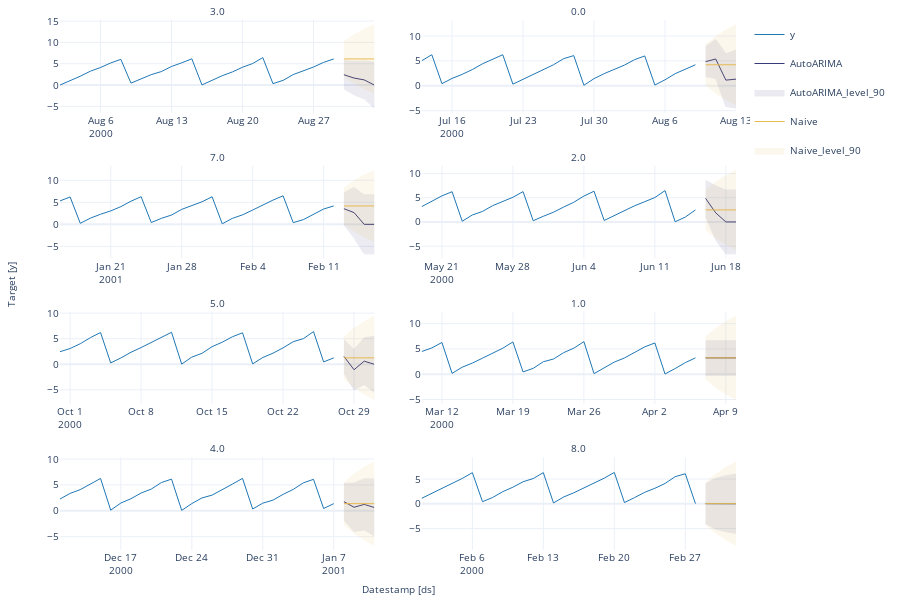

Write notebook code for a chart like this one.
### Code cell
#| hide
fcst.plot(panel_df, fcsts_df, models=['AutoARIMA', 'Naive'], max_insample_length=28)

### Figure 1 — Plotly figure (JSON) as saved in the notebook; plotly's stock layout.template omitted (floating-point values rounded to 4 significant figures)
{"data": [{"legendgroup": "y", "line": {"color": "#1f77b4", "width": 1}, "mode": "lines", "name": "y", "showlegend": true, "type": "scatter", "x": ["2000-08-02T00:00:00", "2000-08-03T00:00:00", "2000-08-04T00:00:00", "2000-08-05T00:00:00", "2000-08-06T00:00:00", "2000-08-07T00:00:00", "2000-08-08T00:00:00", "2000-08-09T00:00:00", "2000-08-10T00:00:00", "2000-08-11T00:00:00", "2000-08-12T00:00:00", "2000-08-13T00:00:00", "2000-08-14T00:00:00", "2000-08-15T00:00:00", "2000-08-16T00:00:00", "2000-08-17T00:00:00", "2000-08-18T00:00:00", "2000-08-19T00:00:00", "2000-08-20T00:00:00", "2000-08-21T00:00:00", "2000-08-22T00:00:00", "2000-08-23T00:00:00", "2000-08-24T00:00:00", "2000-08-25T00:00:00", "2000-08-26T00:00:00", "2000-08-27T00:00:00", "2000-08-28T00:00:00", "2000-08-29T00:00:00"], "xaxis": "x", "y": [0.004345, 1.012, 2.072, 3.257, 4.111, 5.185, 6.028, 0.4556, 1.442, 2.449, 3.166, 4.356, 5.213, 6.151, 0.03521, 1.211, 2.194, 3.08, 4.175, 5.048, 6.436, 0.3338, 1.096, 2.459, 3.29, 4.228, 5.321, 6.127], "yaxis": "y"}, {"legendgroup": "y", "line": {"color": "#1f77b4", "width": 1}, "mode": "lines", "name": "y", "showlegend": false, "type": "scatter", "x": ["2000-07-13T00:00:00", "2000-07-14T00:00:00", "2000-07-15T00:00:00", "2000-07-16T00:00:00", "2000-07-17T00:00:00", "2000-07-18T00:00:00", "2000-07-19T00:00:00", "2000-07-20T00:00:00", "2000-07-21T00:00:00", "2000-07-22T00:00:00", "2000-07-23T00:00:00", "2000-07-24T00:00:00", "2000-07-25T00:00:00", "2000-07-26T00:00:00", "2000-07-27T00:00:00", "2000-07-28T00:00:00", "2000-07-29T00:00:00", "2000-07-30T00:00:00", "2000-07-31T00:00:00", "2000-08-01T00:00:00", "2000-08-02T00:00:00", "2000-08-03T00:00:00", "2000-08-04T00:00:00", "2000-08-05T00:00:00", "2000-08-06T00:00:00", "2000-08-07T00:00:00", "2000-08-08T00:00:00", "2000-08-09T00:00:00"], "xaxis": "x2", "y": [5.028, 6.244, 0.4405, 1.488, 2.309, 3.271, 4.427, 5.372, 6.239, 0.3385, 1.304, 2.357, 3.235, 4.228, 5.453, 6.069, 0.1146, 1.441, 2.452, 3.323, 4.162, 5.26, 6.0, 0.1559, 1.213, 2.443, 3.34, 4.228], "yaxis": "y2"}, {"legendgroup": "y", "line": {"color": "#1f77b4", "width": 1}, "mode": "lines", "name": "y", "showlegend": false, "type": "scatter", "x": ["2001-01-16T00:00:00", "2001-01-17T00:00:00", "2001-01-18T00:00:00", "2001-01-19T00:00:00", "2001-01-20T00:00:00", "2001-01-21T00:00:00", "2001-01-22T00:00:00", "2001-01-23T00:00:00", "2001-01-24T00:00:00", "2001-01-25T00:00:00", "2001-01-26T00:00:00", "2001-01-27T00:00:00", "2001-01-28T00:00:00", "2001-01-29T00:00:00", "2001-01-30T00:00:00", "2001-01-31T00:00:00", "2001-02-01T00:00:00", "2001-02-02T00:00:00", "2001-02-03T00:00:00", "2001-02-04T00:00:00", "2001-02-05T00:00:00", "2001-02-06T00:00:00", "2001-02-07T00:00:00", "2001-02-08T00:00:00", "2001-02-09T00:00:00", "2001-02-10T00:00:00", "2001-02-11T00:00:00", "2001-02-12T00:00:00"], "xaxis": "x3", "y": [5.322, 6.211, 0.2385, 1.407, 2.294, 3.047, 4.015, 5.256, 6.272, 0.4081, 1.365, 2.113, 3.397, 4.315, 5.117, 6.258, 0.12, 1.361, 2.151, 3.248, 4.449, 5.494, 6.479, 0.3852, 1.068, 2.234, 3.484, 4.177], "yaxis": "y3"}, {"legendgroup": "y", "line": {"color": "#1f77b4", "width": 1}, "mode": "lines", "name": "y", "showlegend": false, "type": "scatter", "x": ["2000-05-19T00:00:00", "2000-05-20T00:00:00", "2000-05-21T00:00:00", "2000-05-22T00:00:00", "2000-05-23T00:00:00", "2000-05-24T00:00:00", "2000-05-25T00:00:00", "2000-05-26T00:00:00", "2000-05-27T00:00:00", "2000-05-28T00:00:00", "2000-05-29T00:00:00", "2000-05-30T00:00:00", "2000-05-31T00:00:00", "2000-06-01T00:00:00", "2000-06-02T00:00:00", "2000-06-03T00:00:00", "2000-06-04T00:00:00", "2000-06-05T00:00:00", "2000-06-06T00:00:00", "2000-06-07T00:00:00", "2000-06-08T00:00:00", "2000-06-09T00:00:00", "2000-06-10T00:00:00", "2000-06-11T00:00:00", "2000-06-12T00:00:00", "2000-06-13T00:00:00", "2000-06-14T00:00:00", "2000-06-15T00:00:00"], "xaxis": "x4", "y": [3.162, 4.34, 5.398, 6.252, 0.1481, 1.443, 2.176, 3.369, 4.278, 5.101, 6.274, 0.2598, 1.174, 2.012, 3.074, 4.066, 5.354, 6.355, 0.3059, 1.336, 2.224, 3.348, 4.189, 5.05, 6.48, 0.03622, 1.01, 2.49], "yaxis": "y4"}, {"legendgroup": "y", "line": {"color": "#1f77b4", "width": 1}, "mode": "lines", "name": "y", "showlegend": false, "type": "scatter", "x": ["2000-09-30T00:00:00", "2000-10-01T00:00:00", "2000-10-02T00:00:00", "2000-10-03T00:00:00", "2000-10-04T00:00:00", "2000-10-05T00:00:00", "2000-10-06T00:00:00", "2000-10-07T00:00:00", "2000-10-08T00:00:00", "2000-10-09T00:00:00", "2000-10-10T00:00:00", "2000-10-11T00:00:00", "2000-10-12T00:00:00", "2000-10-13T00:00:00", "2000-10-14T00:00:00", "2000-10-15T00:00:00", "2000-10-16T00:00:00", "2000-10-17T00:00:00", "2000-10-18T00:00:00", "2000-10-19T00:00:00", "2000-10-20T00:00:00", "2000-10-21T00:00:00", "2000-10-22T00:00:00", "2000-10-23T00:00:00", "2000-10-24T00:00:00", "2000-10-25T00:00:00", "2000-10-26T00:00:00", "2000-10-27T00:00:00"], "xaxis": "x5", "y": [2.459, 3.085, 4.02, 5.215, 6.216, 0.2656, 1.235, 2.349, 3.271, 4.271, 5.334, 6.261, 0.03107, 1.406, 2.143, 3.451, 4.321, 5.382, 6.156, 0.07805, 1.326, 2.169, 3.215, 4.425, 5.011, 6.397, 0.4621, 1.253], "yaxis": "y5"}, {"legendgroup": "y", "line": {"color": "#1f77b4", "width": 1}, "mode": "lines", "name": "y", "showlegend": false, "type": "scatter", "x": ["2000-03-10T00:00:00", "2000-03-11T00:00:00", "2000-03-12T00:00:00", "2000-03-13T00:00:00", "2000-03-14T00:00:00", "2000-03-15T00:00:00", "2000-03-16T00:00:00", "2000-03-17T00:00:00", "2000-03-18T00:00:00", "2000-03-19T00:00:00", "2000-03-20T00:00:00", "2000-03-21T00:00:00", "2000-03-22T00:00:00", "2000-03-23T00:00:00", "2000-03-24T00:00:00", "2000-03-25T00:00:00", "2000-03-26T00:00:00", "2000-03-27T00:00:00", "2000-03-28T00:00:00", "2000-03-29T00:00:00", "2000-03-30T00:00:00", "2000-03-31T00:00:00", "2000-04-01T00:00:00", "2000-04-02T00:00:00", "2000-04-03T00:00:00", "2000-04-04T00:00:00", "2000-04-05T00:00:00", "2000-04-06T00:00:00"], "xaxis": "x6", "y": [4.49, 5.203, 6.285, 0.1718, 1.394, 2.206, 3.18, 4.2, 5.151, 6.388, 0.4631, 1.163, 2.476, 3.007, 4.267, 5.152, 6.441, 0.1253, 1.339, 2.405, 3.216, 4.376, 5.415, 6.19, 0.04827, 1.128, 2.296, 3.238], "yaxis": "y6"}, {"legendgroup": "y", "line": {"color": "#1f77b4", "width": 1}, "mode": "lines", "name": "y", "showlegend": false, "type": "scatter", "x": ["2000-12-11T00:00:00", "2000-12-12T00:00:00", "2000-12-13T00:00:00", "2000-12-14T00:00:00", "2000-12-15T00:00:00", "2000-12-16T00:00:00", "2000-12-17T00:00:00", "2000-12-18T00:00:00", "2000-12-19T00:00:00", "2000-12-20T00:00:00", "2000-12-21T00:00:00", "2000-12-22T00:00:00", "2000-12-23T00:00:00", "2000-12-24T00:00:00", "2000-12-25T00:00:00", "2000-12-26T00:00:00", "2000-12-27T00:00:00", "2000-12-28T00:00:00", "2000-12-29T00:00:00", "2000-12-30T00:00:00", "2000-12-31T00:00:00", "2001-01-01T00:00:00", "2001-01-02T00:00:00", "2001-01-03T00:00:00", "2001-01-04T00:00:00", "2001-01-05T00:00:00", "2001-01-06T00:00:00", "2001-01-07T00:00:00"], "xaxis": "x7", "y": [2.281, 3.365, 4.096, 5.206, 6.249, 0.1218, 1.499, 2.336, 3.442, 4.196, 5.462, 6.126, 0.07894, 1.393, 2.487, 3.031, 4.05, 5.159, 6.263, 0.3521, 1.478, 2.059, 3.178, 4.133, 5.404, 6.082, 0.4384, 1.387], "yaxis": "y7"}, {"legendgroup": "y", "line": {"color": "#1f77b4", "width": 1}, "mode": "lines", "name": "y", "showlegend": false, "type": "scatter", "x": ["2000-02-01T00:00:00", "2000-02-02T00:00:00", "2000-02-03T00:00:00", "2000-02-04T00:00:00", "2000-02-05T00:00:00", "2000-02-06T00:00:00", "2000-02-07T00:00:00", "2000-02-08T00:00:00", "2000-02-09T00:00:00", "2000-02-10T00:00:00", "2000-02-11T00:00:00", "2000-02-12T00:00:00", "2000-02-13T00:00:00", "2000-02-14T00:00:00", "2000-02-15T00:00:00", "2000-02-16T00:00:00", "2000-02-17T00:00:00", "2000-02-18T00:00:00", "2000-02-19T00:00:00", "2000-02-20T00:00:00", "2000-02-21T00:00:00", "2000-02-22T00:00:00", "2000-02-23T00:00:00", "2000-02-24T00:00:00", "2000-02-25T00:00:00", "2000-02-26T00:00:00", "2000-02-27T00:00:00", "2000-02-28T00:00:00"], "xaxis": "x8", "y": [1.111, 2.092, 3.239, 4.178, 5.12, 6.291, 0.4281, 1.278, 2.453, 3.358, 4.45, 5.101, 6.294, 0.1773, 1.372, 2.225, 3.206, 4.071, 5.177, 6.334, 0.2544, 1.26, 2.324, 3.138, 4.11, 5.484, 6.069, 0.0405], "yaxis": "y8"}, {"legendgroup": "AutoARIMA", "line": {"color": "#393b79", "width": 1}, "mode": "lines", "name": "AutoARIMA", "showlegend": true, "type": "scatter", "x": ["2000-08-30T00:00:00", "2000-08-31T00:00:00", "2000-09-01T00:00:00", "2000-09-02T00:00:00"], "xaxis": "x", "y": [2.421, 1.644, 1.213, 0], "yaxis": "y"}, {"fill": "toself", "fillcolor": "#393b79", "legendgroup": "AutoARIMA_level_90", "line": {"color": "#393b79", "width": 1}, "mode": "lines", "name": "AutoARIMA_level_90", "opacity": 0.1, "showlegend": true, "type": "scatter", "x": ["2000-08-30T00:00:00.000000000", "2000-08-31T00:00:00.000000000", "2000-09-01T00:00:00.000000000", "2000-09-02T00:00:00.000000000", "2000-09-02T00:00:00.000000000", "2000-09-01T00:00:00.000000000", "2000-08-31T00:00:00.000000000", "2000-08-30T00:00:00.000000000"], "xaxis": "x", "y": [5.73, 5.561, 5.663, 5.409, -5.409, -3.238, -2.273, -0.8877], "yaxis": "y"}, {"legendgroup": "Naive", "line": {"color": "#e7ba52", "width": 1}, "mode": "lines", "name": "Naive", "showlegend": true, "type": "scatter", "x": ["2000-08-30T00:00:00", "2000-08-31T00:00:00", "2000-09-01T00:00:00", "2000-09-02T00:00:00"], "xaxis": "x", "y": [6.127, 6.127, 6.127, 6.127], "yaxis": "y"}, {"fill": "toself", "fillcolor": "#e7ba52", "legendgroup": "Naive_level_90", "line": {"color": "#e7ba52", "width": 1}, "mode": "lines", "name": "Naive_level_90", "opacity": 0.1, "showlegend": true, "type": "scatter", "x": ["2000-08-30T00:00:00.000000000", "2000-08-31T00:00:00.000000000", "2000-09-01T00:00:00.000000000", "2000-09-02T00:00:00.000000000", "2000-09-02T00:00:00.000000000", "2000-09-01T00:00:00.000000000", "2000-08-31T00:00:00.000000000", "2000-08-30T00:00:00.000000000"], "xaxis": "x", "y": [10.15, 11.82, 13.09, 14.17, -1.919, -0.841, 0.4377, 2.104], "yaxis": "y"}, {"legendgroup": "AutoARIMA", "line": {"color": "#393b79", "width": 1}, "mode": "lines", "name": "AutoARIMA", "showlegend": false, "type": "scatter", "x": ["2000-08-10T00:00:00", "2000-08-11T00:00:00", "2000-08-12T00:00:00", "2000-08-13T00:00:00"], "xaxis": "x2", "y": [4.858, 5.389, 1.143, 1.346], "yaxis": "y2"}, {"fill": "toself", "fillcolor": "#393b79", "legendgroup": "AutoARIMA_level_90", "line": {"color": "#393b79", "width": 1}, "mode": "lines", "name": "AutoARIMA_level_90", "opacity": 0.1, "showlegend": false, "type": "scatter", "x": ["2000-08-10T00:00:00.000000000", "2000-08-11T00:00:00.000000000", "2000-08-12T00:00:00.000000000", "2000-08-13T00:00:00.000000000", "2000-08-13T00:00:00.000000000", "2000-08-12T00:00:00.000000000", "2000-08-11T00:00:00.000000000", "2000-08-10T00:00:00.000000000"], "xaxis": "x2", "y": [7.861, 9.313, 6.453, 7.165, -4.473, -4.167, 1.466, 1.854], "yaxis": "y2"}, {"legendgroup": "Naive", "line": {"color": "#e7ba52", "width": 1}, "mode": "lines", "name": "Naive", "showlegend": false, "type": "scatter", "x": ["2000-08-10T00:00:00", "2000-08-11T00:00:00", "2000-08-12T00:00:00", "2000-08-13T00:00:00"], "xaxis": "x2", "y": [4.228, 4.228, 4.228, 4.228], "yaxis": "y2"}, {"fill": "toself", "fillcolor": "#e7ba52", "legendgroup": "Naive_level_90", "line": {"color": "#e7ba52", "width": 1}, "mode": "lines", "name": "Naive_level_90", "opacity": 0.1, "showlegend": false, "type": "scatter", "x": ["2000-08-10T00:00:00.000000000", "2000-08-11T00:00:00.000000000", "2000-08-12T00:00:00.000000000", "2000-08-13T00:00:00.000000000", "2000-08-13T00:00:00.000000000", "2000-08-12T00:00:00.000000000", "2000-08-11T00:00:00.000000000", "2000-08-10T00:00:00.000000000"], "xaxis": "x2", "y": [8.257, 9.925, 11.21, 12.29, -3.829, -2.749, -1.469, 0.1996], "yaxis": "y2"}, {"legendgroup": "AutoARIMA", "line": {"color": "#393b79", "width": 1}, "mode": "lines", "name": "AutoARIMA", "showlegend": false, "type": "scatter", "x": ["2001-02-13T00:00:00", "2001-02-14T00:00:00", "2001-02-15T00:00:00", "2001-02-16T00:00:00"], "xaxis": "x3", "y": [3.552, 2.656, 0, 0], "yaxis": "y3"}, {"fill": "toself", "fillcolor": "#393b79", "legendgroup": "AutoARIMA_level_90", "line": {"color": "#393b79", "width": 1}, "mode": "lines", "name": "AutoARIMA_level_90", "opacity": 0.1, "showlegend": false, "type": "scatter", "x": ["2001-02-13T00:00:00.000000000", "2001-02-14T00:00:00.000000000", "2001-02-15T00:00:00.000000000", "2001-02-16T00:00:00.000000000", "2001-02-16T00:00:00.000000000", "2001-02-15T00:00:00.000000000", "2001-02-14T00:00:00.000000000", "2001-02-13T00:00:00.000000000"], "xaxis": "x3", "y": [7.191, 8.376, 6.697, 6.697, -6.697, -6.697, -3.063, -0.08763], "yaxis": "y3"}, {"legendgroup": "Naive", "line": {"color": "#e7ba52", "width": 1}, "mode": "lines", "name": "Naive", "showlegend": false, "type": "scatter", "x": ["2001-02-13T00:00:00", "2001-02-14T00:00:00", "2001-02-15T00:00:00", "2001-02-16T00:00:00"], "xaxis": "x3", "y": [4.177, 4.177, 4.177, 4.177], "yaxis": "y3"}, {"fill": "toself", "fillcolor": "#e7ba52", "legendgroup": "Naive_level_90", "line": {"color": "#e7ba52", "width": 1}, "mode": "lines", "name": "Naive_level_90", "opacity": 0.1, "showlegend": false, "type": "scatter", "x": ["2001-02-13T00:00:00.000000000", "2001-02-14T00:00:00.000000000", "2001-02-15T00:00:00.000000000", "2001-02-16T00:00:00.000000000", "2001-02-16T00:00:00.000000000", "2001-02-15T00:00:00.000000000", "2001-02-14T00:00:00.000000000", "2001-02-13T00:00:00.000000000"], "xaxis": "x3", "y": [8.211, 9.882, 11.16, 12.25, -3.892, -2.811, -1.529, 0.142], "yaxis": "y3"}, {"legendgroup": "AutoARIMA", "line": {"color": "#393b79", "width": 1}, "mode": "lines", "name": "AutoARIMA", "showlegend": false, "type": "scatter", "x": ["2000-06-16T00:00:00", "2000-06-17T00:00:00", "2000-06-18T00:00:00", "2000-06-19T00:00:00"], "xaxis": "x4", "y": [4.876, 1.881, 0, 0], "yaxis": "y4"}, {"fill": "toself", "fillcolor": "#393b79", "legendgroup": "AutoARIMA_level_90", "line": {"color": "#393b79", "width": 1}, "mode": "lines", "name": "AutoARIMA_level_90", "opacity": 0.1, "showlegend": false, "type": "scatter", "x": ["2000-06-16T00:00:00.000000000", "2000-06-17T00:00:00.000000000", "2000-06-18T00:00:00.000000000", "2000-06-19T00:00:00.000000000", "2000-06-19T00:00:00.000000000", "2000-06-18T00:00:00.000000000", "2000-06-17T00:00:00.000000000", "2000-06-16T00:00:00.000000000"], "xaxis": "x4", "y": [8.601, 7.496, 6.599, 6.599, -6.599, -6.599, -3.735, 1.151], "yaxis": "y4"}, {"legendgroup": "Naive", "line": {"color": "#e7ba52", "width": 1}, "mode": "lines", "name": "Naive", "showlegend": false, "type": "scatter", "x": ["2000-06-16T00:00:00", "2000-06-17T00:00:00", "2000-06-18T00:00:00", "2000-06-19T00:00:00"], "xaxis": "x4", "y": [2.49, 2.49, 2.49, 2.49], "yaxis": "y4"}, {"fill": "toself", "fillcolor": "#e7ba52", "legendgroup": "Naive_level_90", "line": {"color": "#e7ba52", "width": 1}, "mode": "lines", "name": "Naive_level_90", "opacity": 0.1, "showlegend": false, "type": "scatter", "x": ["2000-06-16T00:00:00.000000000", "2000-06-17T00:00:00.000000000", "2000-06-18T00:00:00.000000000", "2000-06-19T00:00:00.000000000", "2000-06-19T00:00:00.000000000", "2000-06-18T00:00:00.000000000", "2000-06-17T00:00:00.000000000", "2000-06-16T00:00:00.000000000"], "xaxis": "x4", "y": [6.576, 8.268, 9.567, 10.66, -5.682, -4.587, -3.289, -1.596], "yaxis": "y4"}, {"legendgroup": "AutoARIMA", "line": {"color": "#393b79", "width": 1}, "mode": "lines", "name": "AutoARIMA", "showlegend": false, "type": "scatter", "x": ["2000-10-28T00:00:00", "2000-10-29T00:00:00", "2000-10-30T00:00:00", "2000-10-31T00:00:00"], "xaxis": "x5", "y": [1.545, -1.07, 0.6109, 0], "yaxis": "y5"}, {"fill": "toself", "fillcolor": "#393b79", "legendgroup": "AutoARIMA_level_90", "line": {"color": "#393b79", "width": 1}, "mode": "lines", "name": "AutoARIMA_level_90", "opacity": 0.1, "showlegend": false, "type": "scatter", "x": ["2000-10-28T00:00:00.000000000", "2000-10-29T00:00:00.000000000", "2000-10-30T00:00:00.000000000", "2000-10-31T00:00:00.000000000", "2000-10-31T00:00:00.000000000", "2000-10-30T00:00:00.000000000", "2000-10-29T00:00:00.000000000", "2000-10-28T00:00:00.000000000"], "xaxis": "x5", "y": [4.797, 2.89, 5.156, 5.5, -5.5, -3.934, -5.03, -1.706], "yaxis": "y5"}, {"legendgroup": "Naive", "line": {"color": "#e7ba52", "width": 1}, "mode": "lines", "name": "Naive", "showlegend": false, "type": "scatter", "x": ["2000-10-28T00:00:00", "2000-10-29T00:00:00", "2000-10-30T00:00:00", "2000-10-31T00:00:00"], "xaxis": "x5", "y": [1.253, 1.253, 1.253, 1.253], "yaxis": "y5"}, {"fill": "toself", "fillcolor": "#e7ba52", "legendgroup": "Naive_level_90", "line": {"color": "#e7ba52", "width": 1}, "mode": "lines", "name": "Naive_level_90", "opacity": 0.1, "showlegend": false, "type": "scatter", "x": ["2000-10-28T00:00:00.000000000", "2000-10-29T00:00:00.000000000", "2000-10-30T00:00:00.000000000", "2000-10-31T00:00:00.000000000", "2000-10-31T00:00:00.000000000", "2000-10-30T00:00:00.000000000", "2000-10-29T00:00:00.000000000", "2000-10-28T00:00:00.000000000"], "xaxis": "x5", "y": [5.336, 7.027, 8.325, 9.419, -6.913, -5.819, -4.521, -2.83], "yaxis": "y5"}, {"legendgroup": "AutoARIMA", "line": {"color": "#393b79", "width": 1}, "mode": "lines", "name": "AutoARIMA", "showlegend": false, "type": "scatter", "x": ["2000-04-07T00:00:00", "2000-04-08T00:00:00", "2000-04-09T00:00:00", "2000-04-10T00:00:00"], "xaxis": "x6", "y": [3.233, 3.233, 3.233, 3.233], "yaxis": "y6"}, {"fill": "toself", "fillcolor": "#393b79", "legendgroup": "AutoARIMA_level_90", "line": {"color": "#393b79", "width": 1}, "mode": "lines", "name": "AutoARIMA_level_90", "opacity": 0.1, "showlegend": false, "type": "scatter", "x": ["2000-04-07T00:00:00.000000000", "2000-04-08T00:00:00.000000000", "2000-04-09T00:00:00.000000000", "2000-04-10T00:00:00.000000000", "2000-04-10T00:00:00.000000000", "2000-04-09T00:00:00.000000000", "2000-04-08T00:00:00.000000000", "2000-04-07T00:00:00.000000000"], "xaxis": "x6", "y": [6.645, 6.645, 6.645, 6.645, -0.1799, -0.1799, -0.1799, -0.1799], "yaxis": "y6"}, {"legendgroup": "Naive", "line": {"color": "#e7ba52", "width": 1}, "mode": "lines", "name": "Naive", "showlegend": false, "type": "scatter", "x": ["2000-04-07T00:00:00", "2000-04-08T00:00:00", "2000-04-09T00:00:00", "2000-04-10T00:00:00"], "xaxis": "x6", "y": [3.238, 3.238, 3.238, 3.238], "yaxis": "y6"}, {"fill": "toself", "fillcolor": "#e7ba52", "legendgroup": "Naive_level_90", "line": {"color": "#e7ba52", "width": 1}, "mode": "lines", "name": "Naive_level_90", "opacity": 0.1, "showlegend": false, "type": "scatter", "x": ["2000-04-07T00:00:00.000000000", "2000-04-08T00:00:00.000000000", "2000-04-09T00:00:00.000000000", "2000-04-10T00:00:00.000000000", "2000-04-10T00:00:00.000000000", "2000-04-09T00:00:00.000000000", "2000-04-08T00:00:00.000000000", "2000-04-07T00:00:00.000000000"], "xaxis": "x6", "y": [7.367, 9.077, 10.39, 11.5, -5.019, -3.913, -2.601, -0.8905], "yaxis": "y6"}, {"legendgroup": "AutoARIMA", "line": {"color": "#393b79", "width": 1}, "mode": "lines", "name": "AutoARIMA", "showlegend": false, "type": "scatter", "x": ["2001-01-08T00:00:00", "2001-01-09T00:00:00", "2001-01-10T00:00:00", "2001-01-11T00:00:00"], "xaxis": "x7", "y": [1.771, 0.6798, 1.236, 0.639], "yaxis": "y7"}, {"fill": "toself", "fillcolor": "#393b79", "legendgroup": "AutoARIMA_level_90", "line": {"color": "#393b79", "width": 1}, "mode": "lines", "name": "AutoARIMA_level_90", "opacity": 0.1, "showlegend": false, "type": "scatter", "x": ["2001-01-08T00:00:00.000000000", "2001-01-09T00:00:00.000000000", "2001-01-10T00:00:00.000000000", "2001-01-11T00:00:00.000000000", "2001-01-11T00:00:00.000000000", "2001-01-10T00:00:00.000000000", "2001-01-09T00:00:00.000000000", "2001-01-08T00:00:00.000000000"], "xaxis": "x7", "y": [5.311, 5.353, 6.194, 6.118, -4.839, -3.721, -3.993, -1.77], "yaxis": "y7"}, {"legendgroup": "Naive", "line": {"color": "#e7ba52", "width": 1}, "mode": "lines", "name": "Naive", "showlegend": false, "type": "scatter", "x": ["2001-01-08T00:00:00", "2001-01-09T00:00:00", "2001-01-10T00:00:00", "2001-01-11T00:00:00"], "xaxis": "x7", "y": [1.387, 1.387, 1.387, 1.387], "yaxis": "y7"}, {"fill": "toself", "fillcolor": "#e7ba52", "legendgroup": "Naive_level_90", "line": {"color": "#e7ba52", "width": 1}, "mode": "lines", "name": "Naive_level_90", "opacity": 0.1, "showlegend": false, "type": "scatter", "x": ["2001-01-08T00:00:00.000000000", "2001-01-09T00:00:00.000000000", "2001-01-10T00:00:00.000000000", "2001-01-11T00:00:00.000000000", "2001-01-11T00:00:00.000000000", "2001-01-10T00:00:00.000000000", "2001-01-09T00:00:00.000000000", "2001-01-08T00:00:00.000000000"], "xaxis": "x7", "y": [5.42, 7.091, 8.373, 9.454, -6.68, -5.599, -4.317, -2.647], "yaxis": "y7"}, {"legendgroup": "AutoARIMA", "line": {"color": "#393b79", "width": 1}, "mode": "lines", "name": "AutoARIMA", "showlegend": false, "type": "scatter", "x": ["2000-02-29T00:00:00", "2000-03-01T00:00:00", "2000-03-02T00:00:00", "2000-03-03T00:00:00"], "xaxis": "x8", "y": [0.03149, 0.02449, 0.01904, 0.01481], "yaxis": "y8"}, {"fill": "toself", "fillcolor": "#393b79", "legendgroup": "AutoARIMA_level_90", "line": {"color": "#393b79", "width": 1}, "mode": "lines", "name": "AutoARIMA_level_90", "opacity": 0.1, "showlegend": false, "type": "scatter", "x": ["2000-02-29T00:00:00.000000000", "2000-03-01T00:00:00.000000000", "2000-03-02T00:00:00.000000000", "2000-03-03T00:00:00.000000000", "2000-03-03T00:00:00.000000000", "2000-03-02T00:00:00.000000000", "2000-03-01T00:00:00.000000000", "2000-02-29T00:00:00.000000000"], "xaxis": "x8", "y": [4.07, 5.14, 5.687, 5.993, -5.963, -5.649, -5.091, -4.007], "yaxis": "y8"}, {"legendgroup": "Naive", "line": {"color": "#e7ba52", "width": 1}, "mode": "lines", "name": "Naive", "showlegend": false, "type": "scatter", "x": ["2000-02-29T00:00:00", "2000-03-01T00:00:00", "2000-03-02T00:00:00", "2000-03-03T00:00:00"], "xaxis": "x8", "y": [0.0405, 0.0405, 0.0405, 0.0405], "yaxis": "y8"}, {"fill": "toself", "fillcolor": "#e7ba52", "legendgroup": "Naive_level_90", "line": {"color": "#e7ba52", "width": 1}, "mode": "lines", "name": "Naive_level_90", "opacity": 0.1, "showlegend": false, "type": "scatter", "x": ["2000-02-29T00:00:00.000000000", "2000-03-01T00:00:00.000000000", "2000-03-02T00:00:00.000000000", "2000-03-03T00:00:00.000000000", "2000-03-03T00:00:00.000000000", "2000-03-02T00:00:00.000000000", "2000-03-01T00:00:00.000000000", "2000-02-29T00:00:00.000000000"], "xaxis": "x8", "y": [4.253, 5.998, 7.337, 8.466, -8.385, -7.256, -5.917, -4.172], "yaxis": "y8"}], "layout": {"annotations": [{"font": {"size": 10}, "showarrow": false, "text": "3.0", "x": 0.2325, "xanchor": "center", "xref": "paper", "y": 1, "yanchor": "bottom", "yref": "paper"}, {"font": {"size": 10}, "showarrow": false, "text": "0.0", "x": 0.7675, "xanchor": "center", "xref": "paper", "y": 1, "yanchor": "bottom", "yref": "paper"}, {"font": {"size": 10}, "showarrow": false, "text": "7.0", "x": 0.2325, "xanchor": "center", "xref": "paper", "y": 0.725, "yanchor": "bottom", "yref": "paper"}, {"font": {"size": 10}, "showarrow": false, "text": "2.0", "x": 0.7675, "xanchor": "center", "xref": "paper", "y": 0.725, "yanchor": "bottom", "yref": "paper"}, {"font": {"size": 10}, "showarrow": false, "text": "5.0", "x": 0.2325, "xanchor": "center", "xref": "paper", "y": 0.45, "yanchor": "bottom", "yref": "paper"}, {"font": {"size": 10}, "showarrow": false, "text": "1.0", "x": 0.7675, "xanchor": "center", "xref": "paper", "y": 0.45, "yanchor": "bottom", "yref": "paper"}, {"font": {"size": 10}, "showarrow": false, "text": "4.0", "x": 0.2325, "xanchor": "center", "xref": "paper", "y": 0.175, "yanchor": "bottom", "yref": "paper"}, {"font": {"size": 10}, "showarrow": false, "text": "8.0", "x": 0.7675, "xanchor": "center", "xref": "paper", "y": 0.175, "yanchor": "bottom", "yref": "paper"}, {"font": {"size": 10}, "showarrow": false, "text": "Datestamp [ds]", "x": 0.5, "xanchor": "center", "xref": "paper", "y": 0, "yanchor": "top", "yref": "paper", "yshift": -30}, {"font": {"size": 10}, "showarrow": false, "text": "Target [y]", "textangle": -90, "x": 0, "xanchor": "right", "xref": "paper", "xshift": -40, "y": 0.5, "yanchor": "middle", "yref": "paper"}], "autosize": true, "font": {"size": 10}, "height": 600, "margin": {"b": 50, "l": 60, "r": 10, "t": 20}, "xaxis": {"anchor": "y", "domain": [0, 0.465], "showticklabels": true, "visible": true}, "xaxis2": {"anchor": "y2", "domain": [0.535, 1.0], "showticklabels": true, "visible": true}, "xaxis3": {"anchor": "y3", "domain": [0, 0.465], "showticklabels": true, "visible": true}, "xaxis4": {"anchor": "y4", "domain": [0.535, 1.0], "showticklabels": true, "visible": true}, "xaxis5": {"anchor": "y5", "domain": [0, 0.465], "showticklabels": true, "visible": true}, "xaxis6": {"anchor": "y6", "domain": [0.535, 1.0], "showticklabels": true, "visible": true}, "xaxis7": {"anchor": "y7", "domain": [0, 0.465], "showticklabels": true, "visible": true}, "xaxis8": {"anchor": "y8", "domain": [0.535, 1.0], "showticklabels": true, "visible": true}, "yaxis": {"anchor": "x", "domain": [0.825, 1]}, "yaxis2": {"anchor": "x2", "domain": [0.825, 1]}, "yaxis3": {"anchor": "x3", "domain": [0.55, 0.725]}, "yaxis4": {"anchor": "x4", "domain": [0.55, 0.725]}, "yaxis5": {"anchor": "x5", "domain": [0.275, 0.45]}, "yaxis6": {"anchor": "x6", "domain": [0.275, 0.45]}, "yaxis7": {"anchor": "x7", "domain": [0, 0.175]}, "yaxis8": {"anchor": "x8", "domain": [0, 0.175]}}}
